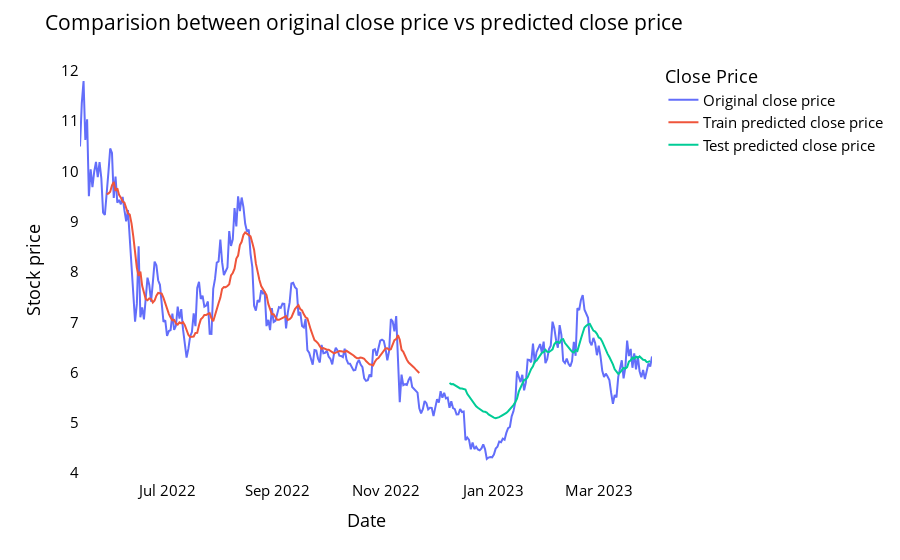

The notebook cell this image was saved under:
### Code cell
# shift train predictions for plotting

look_back=time_step
trainPredictPlot = np.empty_like(closedf)
trainPredictPlot[:, :] = np.nan
trainPredictPlot[look_back:len(train_predict)+look_back, :] = train_predict
print("Train predicted data: ", trainPredictPlot.shape)

# shift test predictions for plotting
testPredictPlot = np.empty_like(closedf)
testPredictPlot[:, :] = np.nan
testPredictPlot[len(train_predict)+(look_back*2)+1:len(closedf)-1, :] = test_predict
print("Test predicted data: ", testPredictPlot.shape)

names = cycle(['Original close price','Train predicted close price','Test predicted close price'])


plotdf = pd.DataFrame({'date': close_stock['Date'],
                       'original_close': close_stock['Close'],
                      'train_predicted_close': trainPredictPlot.reshape(1,-1)[0].tolist(),
                      'test_predicted_close': testPredictPlot.reshape(1,-1)[0].tolist()})

fig = px.line(plotdf,x=plotdf['date'], y=[plotdf['original_close'],plotdf['train_predicted_close'],
                                          plotdf['test_predicted_close']],
              labels={'value':'Stock price','date': 'Date'})
fig.update_layout(title_text='Comparision between original close price vs predicted close price',
                  plot_bgcolor='white', font_size=15, font_color='black', legend_title_text='Close Price')
fig.for_each_trace(lambda t:  t.update(name = next(names)))

fig.update_xaxes(showgrid=False)
fig.update_yaxes(showgrid=False)
fig.show()

### Figure 1 — Plotly figure (JSON) as saved in the notebook; plotly's stock layout.template omitted (floating-point values rounded to 4 significant figures; data arrays with more than 128 entries replaced by an {"elided": "..."} marker saying what was removed)
{"data": [{"hovertemplate": "variable=original_close<br>Date=%{x}<br>Stock price=%{y}<extra></extra>", "legendgroup": "original_close", "line": {"color": "#636efa", "dash": "solid"}, "marker": {"symbol": "circle"}, "mode": "lines", "name": "Original close price", "orientation": "v", "showlegend": true, "type": "scatter", "x": {"elided": "323 str values"}, "xaxis": "x", "y": {"elided": "323 float values"}, "yaxis": "y"}, {"hovertemplate": "variable=train_predicted_close<br>Date=%{x}<br>Stock price=%{y}<extra></extra>", "legendgroup": "train_predicted_close", "line": {"color": "#EF553B", "dash": "solid"}, "marker": {"symbol": "circle"}, "mode": "lines", "name": "Train predicted close price", "orientation": "v", "showlegend": true, "type": "scatter", "x": {"elided": "323 str values"}, "xaxis": "x", "y": {"elided": "323 float values"}, "yaxis": "y"}, {"hovertemplate": "variable=test_predicted_close<br>Date=%{x}<br>Stock price=%{y}<extra></extra>", "legendgroup": "test_predicted_close", "line": {"color": "#00cc96", "dash": "solid"}, "marker": {"symbol": "circle"}, "mode": "lines", "name": "Test predicted close price", "orientation": "v", "showlegend": true, "type": "scatter", "x": {"elided": "323 str values"}, "xaxis": "x", "y": {"elided": "323 float values"}, "yaxis": "y"}], "layout": {"font": {"color": "black", "size": 15}, "legend": {"title": {"text": "Close Price"}, "tracegroupgap": 0}, "margin": {"t": 60}, "plot_bgcolor": "white", "title": {"text": "Comparision between original close price vs predicted close price"}, "xaxis": {"anchor": "y", "domain": [0, 1], "showgrid": false, "title": {"text": "Date"}}, "yaxis": {"anchor": "x", "domain": [0, 1], "showgrid": false, "title": {"text": "Stock price"}}}}
